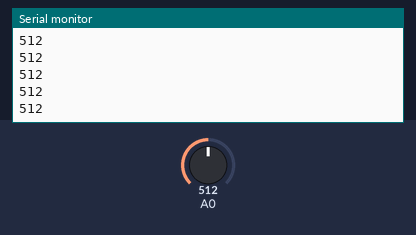
Simulated run of this sketch. Board: Arduino Uno, built with avr-gcc and run on an emulated ATmega328P. Shown: the last lines printed to the serial monitor. The inputs (shaded band) are chosen by the test bench; at power-on: A0 = 512.

Above: at 1.2 s.
1.3 s: A0 set to 716
At 1.31 s:
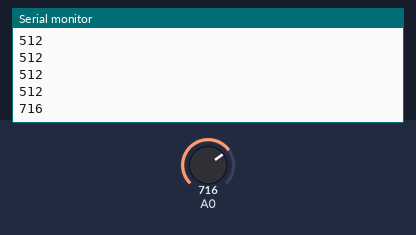
2.8 s: A0 set to 900
At 2.81 s:
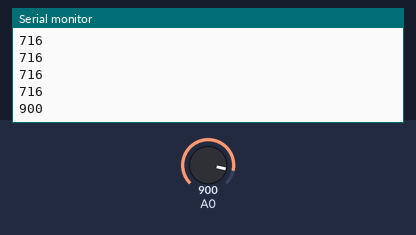
Timing chart, 0 to 5.8 s (numbered marks = the images above; inputs shaded):
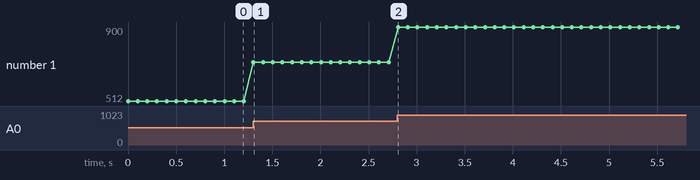

Measured:
- after the input at 1.3 s, the serial monitor: prints a new line at once (image 1)
- after the input at 2.8 s, the serial monitor: prints a new line at once (image 2)
- plotted number 1: 512 → 716 after the input at 1.3 s, 716 → 900 after the input at 2.8 s

The sketch:

code.ino
```cpp
void setup() {
  Serial.begin(9600);
  // Set the ADC input channel to ADC0 and the reference voltage to AVcc
  ADMUX &= ~(1 << MUX0); // Clear the MUX0 bit to set the input channel to ADC0
  ADMUX |= (1 << REFS0);
  // Enable the ADC and set the prescaler to 128
  ADCSRA |= (1 << ADEN) | (1 << ADPS2) | (1 << ADPS1) | (1 << ADPS0);
}

void loop() {
  // Start the ADC conversion
  ADCSRA |= (1 << ADSC);
  // Wait for the conversion to complete
  while (ADCSRA & (1 << ADSC));
  // Read the digital value from the ADC registers
  uint16_t digital_value = (ADCL | (ADCH << 8));
  // Print the digital value to the Serial Monitor
  Serial.println(digital_value);
  // Wait for some time before starting the next conversion
  delay(100);
}
```
